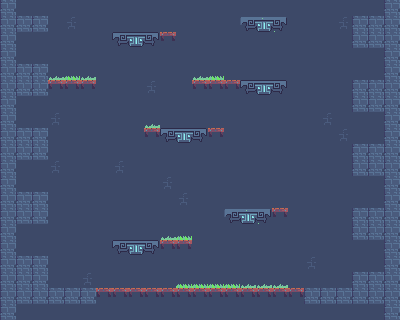

Rendered tile map (Tiled .tmx) drawn with the repository's tilesets; below, a short description and the full map source, tile grids included:
An orthogonal 25x20 tile map with 16x16 px tiles, 5 tile layers (Background, Background2:ElectricBoogaloo, OneSidedPlatforms, Platforms, ...).

<map version="1.0" tiledversion="1.1.2" orientation="orthogonal" renderorder="right-up" width="25" height="20" tilewidth="16" tileheight="16" infinite="0" nextobjectid="1">
 <tileset firstgid="1" source="../tile1.tsx" />
 <layer name="Background" width="25" height="20">
  <data encoding="csv">
8,8,8,8,8,8,8,8,8,8,8,8,8,8,8,8,8,8,8,8,8,8,8,8,8,
8,8,8,8,8,8,8,8,8,8,8,8,8,8,8,8,8,8,8,8,8,8,8,8,8,
8,8,8,8,8,8,8,8,8,8,8,8,8,8,8,8,8,8,8,8,8,8,8,8,8,
8,8,8,8,8,8,8,8,8,8,8,8,8,8,8,8,8,8,8,8,8,8,8,8,8,
8,8,8,8,8,8,8,8,8,8,8,8,8,8,8,8,8,8,8,8,8,8,8,8,8,
8,8,8,8,8,8,8,8,8,8,8,8,8,8,8,8,8,8,8,8,8,8,8,8,8,
8,8,8,8,8,8,8,8,8,8,8,8,8,8,8,8,8,8,8,8,8,8,8,8,8,
8,8,8,8,8,8,8,8,8,8,8,8,8,8,8,8,8,8,8,8,8,8,8,8,8,
8,8,8,8,8,8,8,8,8,8,8,8,8,8,8,8,8,8,8,8,8,8,8,8,8,
8,8,8,8,8,8,8,8,8,8,8,8,8,8,8,8,8,8,8,8,8,8,8,8,8,
8,8,8,8,8,8,8,8,8,8,8,8,8,8,8,8,8,8,8,8,8,8,8,8,8,
8,8,8,8,8,8,8,8,8,8,8,8,8,8,8,8,8,8,8,8,8,8,8,8,8,
8,8,8,8,8,8,8,8,8,8,8,8,8,8,8,8,8,8,8,8,8,8,8,8,8,
8,8,8,8,8,8,8,8,8,8,8,8,8,8,8,8,8,8,8,8,8,8,8,8,8,
8,8,8,8,8,8,8,8,8,8,8,8,8,8,8,8,8,8,8,8,8,8,8,8,8,
8,8,8,8,8,8,8,8,8,8,8,8,8,8,8,8,8,8,8,8,8,8,8,8,8,
8,8,8,8,8,8,8,8,8,8,8,8,8,8,8,8,8,8,8,8,8,8,8,8,8,
8,8,8,8,8,8,8,8,8,8,8,8,8,8,8,8,8,8,8,8,8,8,8,8,8,
8,8,8,8,8,8,8,8,8,8,8,8,8,8,8,8,8,8,8,8,8,8,8,8,8,
8,8,8,8,8,8,8,8,8,8,8,8,8,8,8,8,8,8,8,8,8,8,8,8,8
</data>
 </layer>
 <layer name="Background2:ElectricBoogaloo" width="25" height="20">
  <data encoding="csv">
23,0,0,0,0,0,0,0,0,0,0,0,0,0,0,0,0,0,0,0,0,0,0,0,23,
23,0,0,0,1,0,0,0,0,0,0,0,0,0,0,0,0,0,0,0,0,1,0,0,23,
23,0,0,0,0,0,0,0,0,0,0,0,0,0,0,0,0,0,0,0,0,0,0,0,23,
23,0,0,0,0,0,0,0,0,0,0,0,0,0,0,0,0,0,0,0,0,0,0,0,23,
23,0,0,0,0,0,0,0,0,0,0,0,0,0,0,0,0,0,0,0,0,0,0,0,23,
23,0,0,0,0,0,0,0,0,1,0,0,0,0,0,0,0,0,0,0,0,0,0,0,23,
23,0,0,0,0,0,0,0,0,0,0,0,0,0,0,0,0,0,0,0,0,0,0,0,23,
23,0,0,1,0,0,0,0,0,0,0,0,0,0,0,0,0,0,0,0,1,0,0,0,23,
23,0,0,0,0,0,0,0,0,0,0,0,0,0,0,0,0,0,0,0,0,1,0,0,23,
23,0,0,0,0,0,0,0,0,0,0,0,0,0,0,0,0,0,0,0,0,0,0,0,23,
23,0,0,1,0,0,0,1,0,0,0,0,0,0,0,0,0,0,0,0,0,0,0,0,23,
23,0,0,0,0,0,0,0,0,0,1,0,0,0,0,0,0,0,0,0,0,0,0,0,23,
23,0,0,0,0,0,0,0,0,0,0,1,0,0,0,0,0,0,0,0,0,0,0,0,23,
23,0,0,0,0,0,0,0,0,0,0,0,0,0,0,0,0,0,0,0,0,0,0,0,23,
23,0,0,0,0,0,0,0,0,0,0,0,0,0,0,0,0,0,0,0,0,0,0,0,23,
23,0,0,0,0,0,0,0,0,0,0,0,0,0,0,0,0,0,0,0,0,0,0,0,23,
23,0,0,0,0,0,0,0,0,0,0,0,0,0,0,0,0,0,0,1,0,0,0,0,23,
23,0,0,0,0,1,0,0,0,0,0,0,0,0,0,0,0,0,0,0,0,0,0,0,23,
23,0,0,0,0,0,0,0,0,0,0,0,0,0,0,0,0,0,0,0,0,0,0,0,23,
23,0,0,0,0,0,0,0,0,0,0,0,0,0,0,0,0,0,0,0,0,0,0,0,23
</data>
 </layer>
 <layer name="OneSidedPlatforms" width="25" height="20">
  <data encoding="csv">
0,0,0,0,0,0,0,0,0,0,0,0,0,0,0,0,0,0,0,0,0,0,0,0,0,
0,0,0,0,0,0,0,0,0,0,0,0,0,0,0,0,0,0,0,0,0,0,0,0,0,
0,0,0,0,0,0,0,0,0,0,37,0,0,0,0,0,0,0,0,0,0,0,0,0,0,
0,0,0,0,0,0,0,0,0,0,0,0,0,0,0,0,0,0,0,0,0,0,0,0,0,
0,0,0,0,0,0,0,0,0,0,0,0,0,0,0,0,0,0,0,0,0,0,0,0,0,
0,0,0,37,37,37,0,0,0,0,0,0,37,37,37,0,0,0,0,0,0,0,0,0,0,
0,0,0,0,0,0,0,0,0,0,0,0,0,0,0,0,0,0,0,0,0,0,0,0,0,
0,0,0,0,0,0,0,0,0,0,0,0,0,0,0,0,0,0,0,0,0,0,0,0,0,
0,0,0,0,0,0,0,0,0,37,0,0,0,37,0,0,0,0,0,0,0,0,0,0,0,
0,0,0,0,0,0,0,0,0,0,0,0,0,0,0,0,0,0,0,0,0,0,0,0,0,
0,0,0,0,0,0,0,0,0,0,0,0,0,0,0,0,0,0,0,0,0,0,0,0,0,
0,0,0,0,0,0,0,0,0,0,0,0,0,0,0,0,0,0,0,0,0,0,0,0,0,
0,0,0,0,0,0,0,0,0,0,0,0,0,0,0,0,0,0,0,0,0,0,0,0,0,
0,0,0,0,0,0,0,0,0,0,0,0,0,0,0,0,0,37,0,0,0,0,0,0,0,
0,0,0,0,0,0,0,0,0,0,0,0,0,0,0,0,0,0,0,0,0,0,0,0,0,
0,0,0,0,0,0,0,0,0,0,37,37,0,0,0,0,0,0,0,0,0,0,0,0,0,
0,0,0,0,0,0,0,0,0,0,0,0,0,0,0,0,0,0,0,0,0,0,0,0,0,
0,0,0,0,0,0,0,0,0,0,0,0,0,0,0,0,0,0,0,0,0,0,0,0,0,
0,0,0,0,0,0,37,37,37,37,37,37,37,37,37,37,37,37,37,0,0,0,0,0,0,
0,0,0,0,0,0,0,0,0,0,0,0,0,0,0,0,0,0,0,0,0,0,0,0,0
</data>
 </layer>
 <layer name="Platforms" width="25" height="20">
  <data encoding="csv">
0,0,0,0,0,0,0,0,0,0,0,0,0,0,0,0,0,0,0,0,0,0,0,0,0,
0,23,23,0,0,0,0,0,0,0,0,0,0,0,0,9,10,11,0,0,0,0,23,23,0,
0,0,0,0,0,0,0,4,5,6,0,0,0,0,0,0,0,0,0,0,0,0,23,23,0,
0,0,0,0,0,0,0,0,0,0,0,0,0,0,0,0,0,0,0,0,0,0,0,0,0,
0,23,23,0,0,0,0,0,0,0,0,0,0,0,0,0,0,0,0,0,0,0,0,0,0,
0,23,23,0,0,0,0,0,0,0,0,0,0,0,0,4,5,6,0,0,0,0,23,23,0,
0,0,0,0,0,0,0,0,0,0,0,0,0,0,0,0,0,0,0,0,0,0,23,23,0,
0,0,0,0,0,0,0,0,0,0,0,0,0,0,0,0,0,0,0,0,0,0,0,0,0,
0,23,23,0,0,0,0,0,0,0,4,5,6,0,0,0,0,0,0,0,0,0,0,0,0,
0,23,23,0,0,0,0,0,0,0,0,0,0,0,0,0,0,0,0,0,0,0,23,23,0,
0,0,0,0,0,0,0,0,0,0,0,0,0,0,0,0,0,0,0,0,0,0,23,23,0,
0,0,0,0,0,0,0,0,0,0,0,0,0,0,0,0,0,0,0,0,0,0,0,0,0,
0,23,23,0,0,0,0,0,0,0,0,0,0,0,0,0,0,0,0,0,0,0,0,0,0,
0,23,23,0,0,0,0,0,0,0,0,0,0,0,9,10,11,0,0,0,0,0,23,23,0,
0,0,0,0,0,0,0,0,0,0,0,0,0,0,0,0,0,0,0,0,0,0,23,23,0,
0,0,0,0,0,0,0,4,5,6,0,0,0,0,0,0,0,0,0,0,0,0,0,0,0,
0,23,23,0,0,0,0,0,0,0,0,0,0,0,0,0,0,0,0,0,0,0,0,0,0,
0,23,23,0,0,0,0,0,0,0,0,0,0,0,0,0,0,0,0,0,0,0,23,23,0,
0,23,23,23,23,23,0,0,0,0,0,0,0,0,0,0,0,0,0,23,23,23,23,23,0,
0,0,0,0,0,0,0,0,0,0,0,0,0,0,0,0,0,0,0,0,0,0,0,0,23
</data>
 </layer>
 <layer name="Foreground" width="25" height="20">
  <data encoding="csv">
0,0,0,0,0,0,0,0,0,0,0,0,0,0,0,0,0,0,0,0,0,0,0,0,0,
0,0,0,0,0,0,0,0,0,0,0,0,0,0,0,0,0,0,0,0,0,0,0,0,0,
0,0,0,0,0,0,0,0,0,0,0,0,0,0,0,0,0,0,0,0,0,0,0,0,0,
0,0,0,0,0,0,0,0,0,0,0,0,0,0,0,0,0,0,0,0,0,0,0,0,0,
0,0,0,26,27,26,0,0,0,0,0,0,26,27,0,0,0,0,0,0,0,0,0,0,0,
0,0,0,0,0,0,0,0,0,0,0,0,0,0,0,0,0,0,0,0,0,0,0,0,0,
0,0,0,0,0,0,0,0,0,0,0,0,0,0,0,0,0,0,0,0,0,0,0,0,0,
0,0,0,0,0,0,0,0,0,26,0,0,0,0,0,0,0,0,0,0,0,0,0,0,0,
0,0,0,0,0,0,0,0,0,0,0,0,0,0,0,0,0,0,0,0,0,0,0,0,0,
0,0,0,0,0,0,0,0,0,0,0,0,0,0,0,0,0,0,0,0,0,0,0,0,0,
0,0,0,0,0,0,0,0,0,0,0,0,0,0,0,0,0,0,0,0,0,0,0,0,0,
0,0,0,0,0,0,0,0,0,0,0,0,0,0,0,0,0,0,0,0,0,0,0,0,0,
0,0,0,0,0,0,0,0,0,0,0,0,0,0,0,0,0,0,0,0,0,0,0,0,0,
0,0,0,0,0,0,0,0,0,0,0,0,0,0,0,0,0,0,0,0,0,0,0,0,0,
0,0,0,0,0,0,0,0,0,0,26,27,0,0,0,0,0,0,0,0,0,0,0,0,0,
0,0,0,0,0,0,0,0,0,0,0,0,0,0,0,0,0,0,0,0,0,0,0,0,0,
0,0,0,0,0,0,0,0,0,0,0,0,0,0,0,0,0,0,0,0,0,0,0,0,0,
0,0,0,0,0,0,0,0,0,0,0,27,27,27,27,26,26,26,0,0,0,0,0,0,0,
0,0,0,0,0,0,0,0,0,0,0,0,0,0,0,0,0,0,0,0,0,0,0,0,0,
0,0,0,0,0,0,0,0,0,0,0,0,0,0,0,0,0,0,0,0,0,0,0,0,0
</data>
 </layer>
</map>